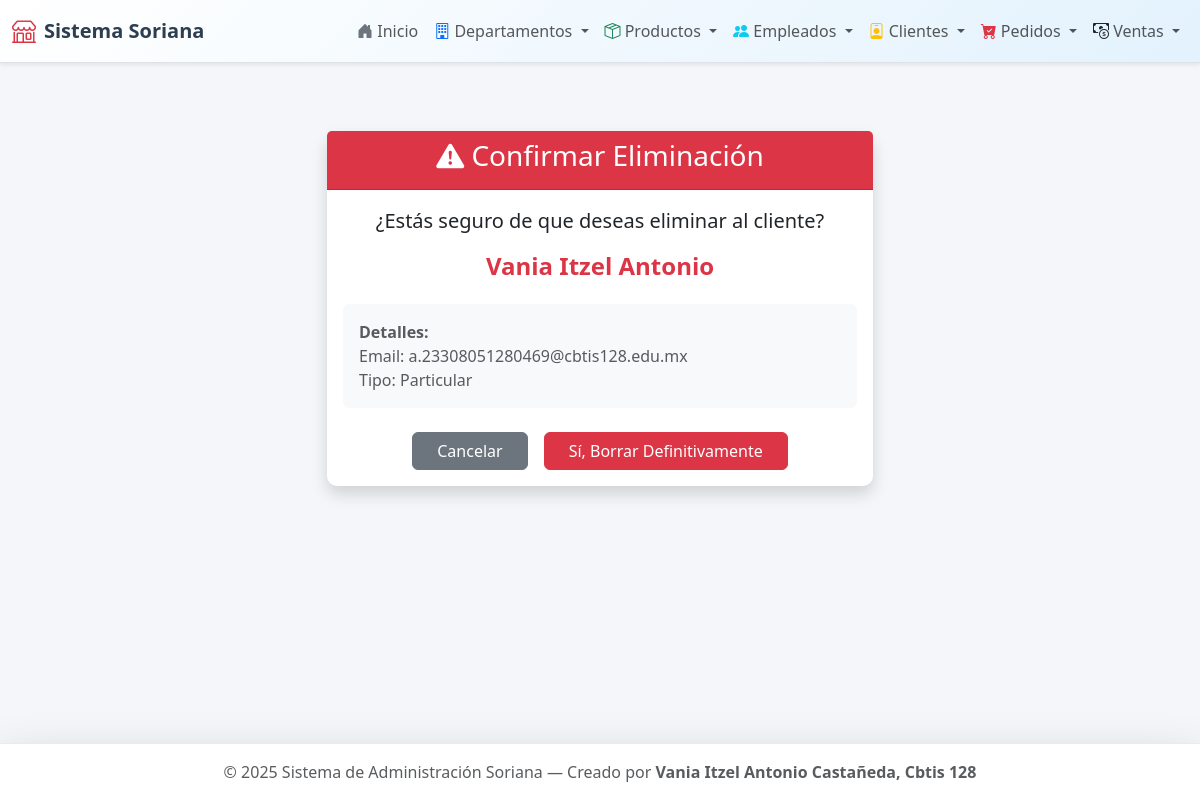
/clientes/borrar/1/, run on the app's committed database.
### app_Soriana/models.py (models this page shows, shortened)
class Clientes(models.Model):
    id = models.AutoField(primary_key=True)
    TIPO_REGISTRO_CHOICES = [
        ('Local', 'Local'),
        ('En linea', 'En linea'),
    ]
    nombre = models.CharField(max_length=100)
    apellido = models.CharField(max_length=100)
    email = models.EmailField(unique=True)
    telefono = models.CharField(max_length=15, blank=True, null=True)
    fecha_registro = models.DateField(auto_now_add=True)
    tipo_registro = models.CharField(max_length=20, choices=TIPO_REGISTRO_CHOICES, default='Particular')

### app_Soriana/views.py (the view)
# urls.py: path('clientes/borrar/<int:id>/', views.borrar_Clientes, name='borrar_Clientes'),
def borrar_Clientes(request, id):
    cliente = get_object_or_404(Clientes, id=id)
    if request.method == 'POST':
        cliente.delete()
        messages.success(request, 'Cliente eliminado correctamente.')
        return redirect('inicio_Clientes')
    return render(request, 'Clientes/borrar_cliente.html', {'cliente': cliente})

### app_Soriana/templates/Clientes/borrar_cliente.html (shortened to what this page needs)
{% extends 'base.html' %}
{% block content %}
<div class="row justify-content-center mt-5">
    <div class="col-md-6">
        <div class="card border-danger shadow">
            <div class="card-header bg-danger text-white text-center">
                <h3><i class="bi bi-exclamation-triangle-fill"></i> Confirmar Eliminación</h3>
            </div>
            <div class="card-body text-center">
                <p class="lead">¿Estás seguro de que deseas eliminar al cliente?</p>
                <h4 class="fw-bold text-danger mb-4">{{ cliente.nombre }} {{ cliente.apellido }}</h4>
                <p class="text-muted text-start bg-light p-3 rounded">
                    <strong>Detalles:</strong><br>
                    Email: {{ cliente.email }}<br>
                    Tipo: {{ cliente.tipo_registro }}
                </p>
                <form method="POST">
                    <div class="d-flex justify-content-center gap-3 mt-4">
                        <a href="{% url 'inicio_Clientes' %}" class="btn btn-secondary px-4">Cancelar</a>
                        <button type="submit" class="btn btn-danger px-4">Sí, Borrar Definitivamente</button>
                    </div>
                </form>
            </div>
        </div>
    </div>
</div>
{% endblock %}

### app_Soriana/templates/base.html (style rules this page uses)
body { background-color: #f4f6f9; color: #444; font-family: 'Segoe UI', Tahoma, Geneva, Verdana, sans-serif; }
.card { border: none; border-radius: 10px; box-shadow: 0 4px 6px rgba(0,0,0,0.05); }

### data on the page
Clientes: nombre "Vania Itzel", apellido "Antonio", email "a.23308051280469@cbtis128.edu.mx", tipo_registro "Particular"
